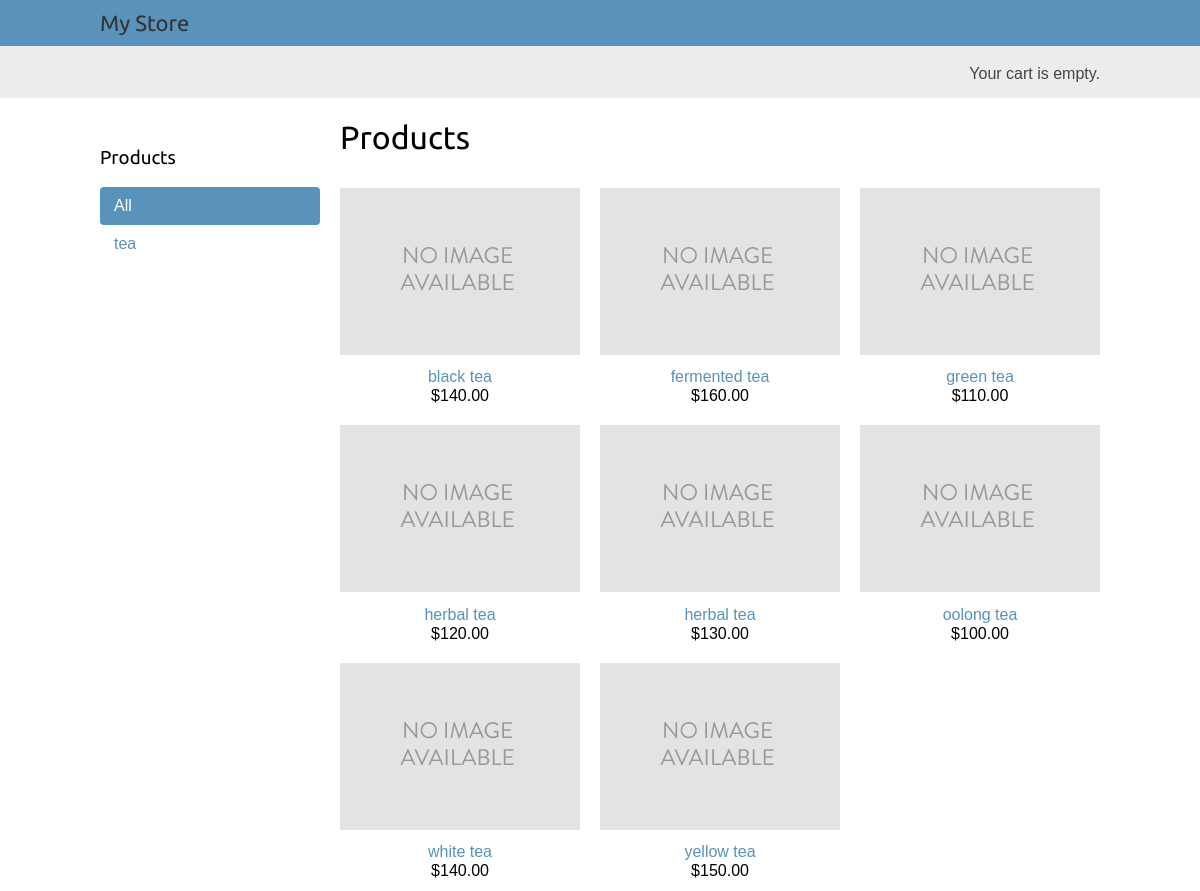
The app's page /, older data.
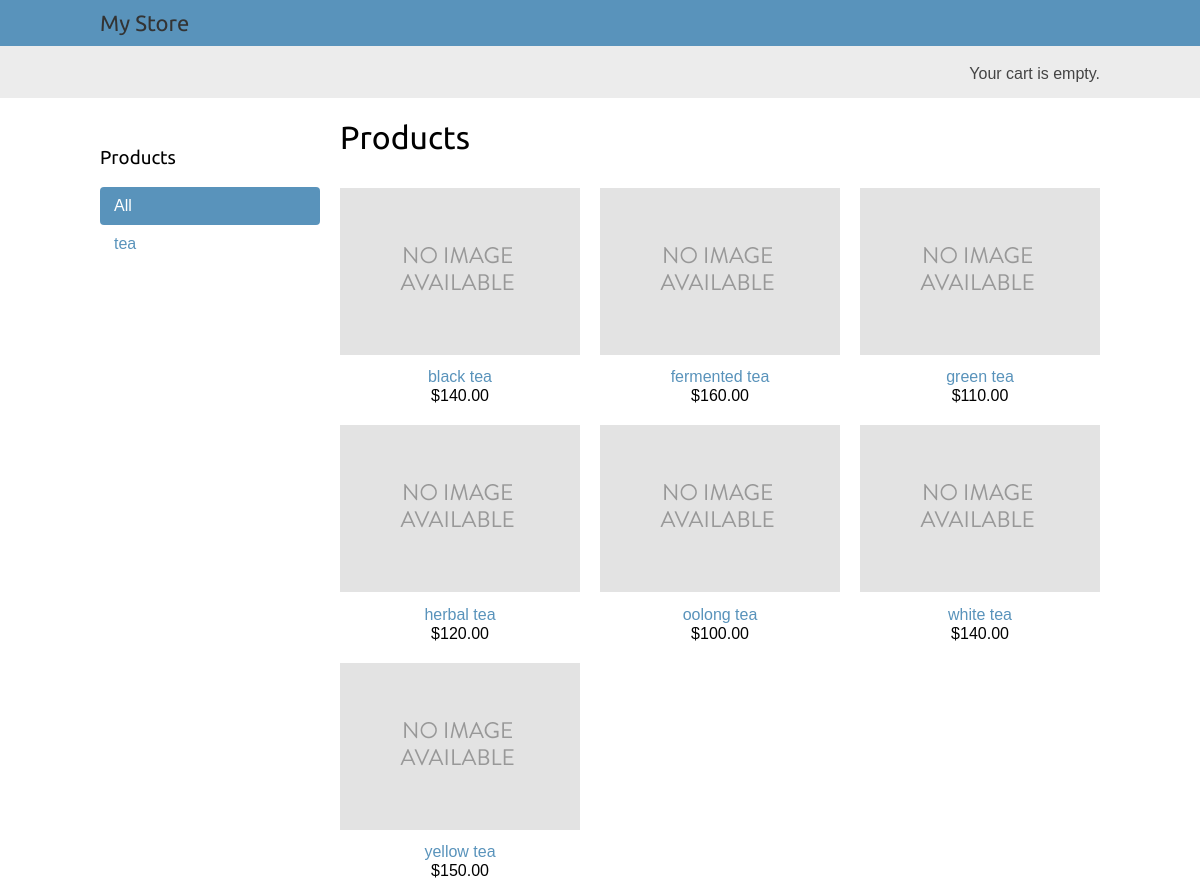
The same page, newer data.
### store/models.py (models this page shows, shortened)
class Category(models.Model):
    name = models.CharField(max_length=200,db_index=True)
    slug = models.SlugField(max_length=200,db_index=True,unique=True)
    class Meta:
        ordering = ('name',)
        verbose_name = 'category'
        verbose_name_plural = 'categories'
    def get_absolute_url(self):
        return reverse('store:product_list_by_category', args=[self.slug])

class Product(models.Model):
    category = models.ForeignKey(Category, related_name='products')
    name = models.CharField(max_length=200, db_index=True)
    slug = models.SlugField(max_length=200, db_index=True)
    image = models.ImageField(upload_to='products/%Y/%m/%d', blank=True)
    description = models.TextField(blank=True)
    price = models.DecimalField(max_digits=10, decimal_places=2)
    stock = models.PositiveIntegerField()
    available = models.BooleanField(default=True)
    created = models.DateTimeField(auto_now_add=True)
    updated = models.DateTimeField(auto_now=True)
    class Meta:
        ordering = ('name',)
        index_together = (('id', 'slug'),)
    def get_absolute_url(self):
        return reverse('store:product_detail', args=[self.id, self.slug])

### store/views.py (the view)
# urls.py: url(r'^$', views.product_list, name='product_list'),
def product_list(request, category_slug=None):
    category = None
    categories = Category.objects.all()
    products = Product.objects.filter(available=True)
    if category_slug:
        category = get_object_or_404(Category, slug=category_slug)
        products = products.filter(category=category)
    return render(request,
        'store/product/list.html',
        {'category': category,
        'categories': categories,
        'products': products})

### cart/cart.py (called while the page is built)
    def __len__(self):
        return sum(item['quantity'] for item in self.cart.values())

### cart/context_processors.py (called while the page is built)
def cart(request):
    return {'cart': Cart(request)}

### store/templates/store/product/list.html (shortened to what this page needs)
{% extends "store/base.html" %}
{% load static %}
{% block content %}
    <div id="sidebar">
        <h3>Products</h3>
        <ul>
            <li {% if not category %}class="selected"{% endif %}>
                <a href="{% url "store:product_list" %}">All</a>
            </li>
            {% for c in categories %}
                <li {% if category.slug == c.slug %}class="selected"{% endif %}>
                    <a href="{{ c.get_absolute_url }}">{{ c.name }}</a>
                </li>
            {% endfor %}
        </ul>
    </div>
    <div id="main" class="product-list">
        <h1>{% if category %}{{ category.name }}{% else %}Products{% endif %}</h1>
        {% for product in products %}
            <div class="item">
                <a href="{{ product.get_absolute_url }}">
                    <img src="{% if product.image %}{{ product.image.url }}{%
                    else %}{% static "img/no_image.png" %}{% endif %}">
                </a>
                <a href="{{ product.get_absolute_url }}">{{ product.name }}</a><br>
                ${{ product.price }}
            </div>
        {% endfor %}
    </div>
{% endblock %}

### store/templates/store/base.html (shortened to what this page needs)
{% load static %}
<!DOCTYPE html>
<html>
    <head>
        <link href="{% static "css/base.css" %}" rel="stylesheet">
    </head>
    <body>
        <div id="header">
            <a href="/" class="logo">My Store</a>
        </div>
        <div id="subheader">
            <div class="cart">
                {% with total_items=cart|length %}
                    {% if cart|length > 0 %}
                        Your cart:
                        <a href="{% url "cart:cart_detail" %}">
                        {{ total_items }} item{{ total_items|pluralize }},
                        ${{ cart.get_total_price }}
                        </a>
                    {% else %}
                        Your cart is empty.
                    {% endif %}
                {% endwith %}
            </div>
        </div>
        <div id="content">
            {% block content %}
            {% endblock %}
        </div>
    </body>
</html>

### store/static/css/base.css (style rules this page uses)
body { margin:0; padding:0; font-family:helvetica, sans-serif; }
h1, h2, h3, h4, h5 , h6 { font-family: 'Ubuntu', sans-serif; font-weight:normal; }
a { text-decoration:none; color:#5993bb; }
#header { padding:10px 100px; font-size:18px; overflow:auto; background-color: #5993bb; }
#subheader { background:#ececec; color:#444; padding:15px 100px; overflow:auto; }
#header .logo { font-family: 'Ubuntu', sans-serif; float:left; color:#333; font-size:22px; margin-right:10%; }
#subheader .cart { float:right; padding-top:4px; }
#content { padding:0 100px; overflow:hidden; }
#sidebar { width:220px; padding:30px 20px 0 0; float:left; }
#sidebar ul { margin:0; padding:0; }
#sidebar ul li { margin:0; list-style:none; padding:10px 14px; }
#sidebar ul li a { display:block; }
#sidebar ul li.selected { background:#5993bb; border-radius:4px; }
#sidebar ul li.selected a { color:#fff; }
#main { float:left; width: 96%; margin-right:-220px; overflow:hidden; }
.product-list .item { width:25%; padding:10px 20px 10px 0; float:left; text-align:center; line-height:1.2; }
.product-list .item img { width:100%; margin-bottom:8px; }

Row changes from the older to the newer data that the page shows:
removed Product: image (placeholder picture), name "herbal tea", price "130.00"
